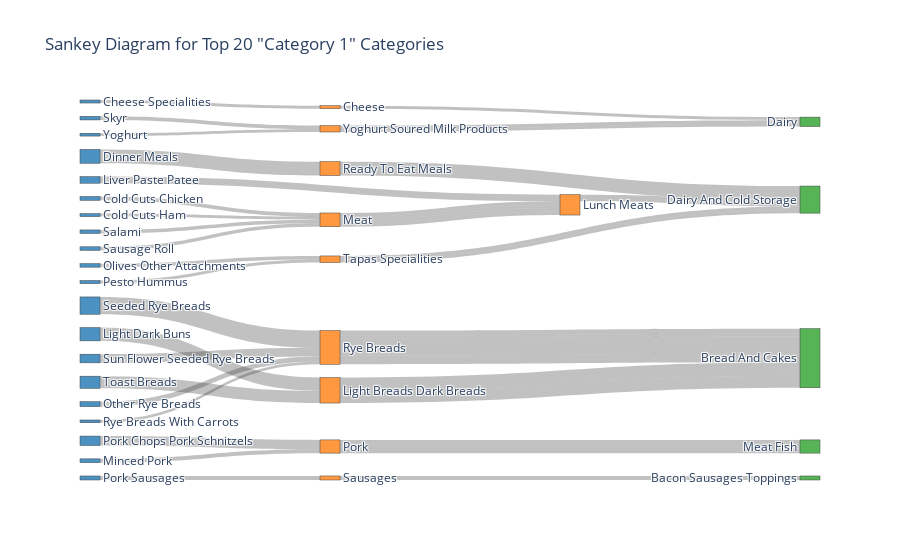

The notebook cell saved with this chart:
### Code cell
# Count the occurrences of each category in 'Category 1'
category_counts = salling_data['Category 1'].value_counts()

# Get the top 20 categories
top_20_cat1 = category_counts.head(20).index

# Filter the original data to include only the top 20 categories in 'Category 1'
top_20_data = salling_data[salling_data['Category 1'].isin(top_20_cat1)]

# Now group by all three categories to get the flow from Category 1 to Category 2 to Category 3
grouped_data = top_20_data.groupby(['Category 1', 'Category 2', 'Category 3']).size().reset_index(name='Count')

# Create the source, target, and value lists for the Sankey diagram
sources = []
targets = []
values = []

# Map each category to a unique index
label_to_id = {label: idx for idx, label in enumerate(pd.concat([grouped_data['Category 1'], grouped_data['Category 2'], grouped_data['Category 3']]).unique())}

for i, row in grouped_data.iterrows():
    sources.append(label_to_id[row['Category 1']])
    targets.append(label_to_id[row['Category 2']])
    values.append(row['Count'])

    # Include the second link if Category 3 is present
    if pd.notnull(row['Category 3']):
        sources.append(label_to_id[row['Category 2']])
        targets.append(label_to_id[row['Category 3']])
        values.append(row['Count'])

# Define colors for each category level
colors = ['rgba(31, 119, 180, 0.8)', 'rgba(255, 127, 14, 0.8)', 'rgba(44, 160, 44, 0.8)']

# Create a color list for the nodes
node_colors = [colors[0] if label in top_20_cat1 else colors[1] if label in grouped_data['Category 2'].unique() else colors[2] for label in label_to_id]

# Create the Sankey diagram
fig = go.Figure(data=[go.Sankey(
    node=dict(
        pad=15,
        thickness=20,
        label=[label for label in label_to_id],
        color=node_colors  # Set different colors for each category level
    ),
    link=dict(
        source=sources,
        target=targets,
        value=values,
        color='rgba(50, 50, 50, 0.3)'  # Links in gray for contrast
    )
)])

# Update layout
fig.update_layout(title_text='Sankey Diagram for Top 20 "Category 1" Categories', font_size=12)

# Display the Sankey diagram
fig.show()

### Figure 1 — Plotly figure (JSON) as saved in the notebook; plotly's stock layout.template omitted (floating-point values rounded to 4 significant figures)
{"data": [{"link": {"color": "rgba(50, 50, 50, 0.3)", "source": [0, 20, 1, 21, 2, 21, 3, 22, 4, 23, 5, 24, 6, 25, 7, 26, 8, 27, 9, 26, 10, 25, 11, 28, 12, 27, 13, 21, 14, 21, 15, 27, 16, 29, 17, 27, 18, 23, 19, 29], "target": [20, 30, 21, 24, 21, 24, 22, 31, 23, 32, 24, 31, 25, 33, 26, 31, 27, 32, 26, 31, 25, 33, 28, 34, 27, 32, 21, 24, 21, 24, 27, 32, 29, 30, 27, 32, 23, 32, 29, 30], "value": [182, 182, 223, 223, 181, 181, 833, 833, 798, 798, 398, 398, 228, 228, 213, 213, 299, 299, 185, 185, 567, 567, 242, 242, 166, 166, 211, 211, 212, 212, 1040, 1040, 215, 215, 520, 520, 731, 731, 168, 168]}, "node": {"color": ["rgba(31, 119, 180, 0.8)", "rgba(31, 119, 180, 0.8)", "rgba(31, 119, 180, 0.8)", "rgba(31, 119, 180, 0.8)", "rgba(31, 119, 180, 0.8)", "rgba(31, 119, 180, 0.8)", "rgba(31, 119, 180, 0.8)", "rgba(31, 119, 180, 0.8)", "rgba(31, 119, 180, 0.8)", "rgba(31, 119, 180, 0.8)", "rgba(31, 119, 180, 0.8)", "rgba(31, 119, 180, 0.8)", "rgba(31, 119, 180, 0.8)", "rgba(31, 119, 180, 0.8)", "rgba(31, 119, 180, 0.8)", "rgba(31, 119, 180, 0.8)", "rgba(31, 119, 180, 0.8)", "rgba(31, 119, 180, 0.8)", "rgba(31, 119, 180, 0.8)", "rgba(31, 119, 180, 0.8)", "rgba(255, 127, 14, 0.8)", "rgba(255, 127, 14, 0.8)", "rgba(255, 127, 14, 0.8)", "rgba(255, 127, 14, 0.8)", "rgba(255, 127, 14, 0.8)", "rgba(255, 127, 14, 0.8)", "rgba(255, 127, 14, 0.8)", "rgba(255, 127, 14, 0.8)", "rgba(255, 127, 14, 0.8)", "rgba(255, 127, 14, 0.8)", "rgba(44, 160, 44, 0.8)", "rgba(44, 160, 44, 0.8)", "rgba(44, 160, 44, 0.8)", "rgba(44, 160, 44, 0.8)", "rgba(44, 160, 44, 0.8)"], "label": ["Cheese Specialities", "Cold Cuts Chicken", "Cold Cuts Ham", "Dinner Meals", "Light Dark Buns", "Liver Paste Patee", "Minced Pork", "Olives Other Attachments", "Other Rye Breads", "Pesto Hummus", "Pork Chops Pork Schnitzels", "Pork Sausages", "Rye Breads With Carrots", "Salami", "Sausage Roll", "Seeded Rye Breads", "Skyr", "Sun Flower Seeded Rye Breads", "Toast Breads", "Yoghurt", "Cheese", "Meat", "Ready To Eat Meals", "Light Breads Dark Breads", "Lunch Meats", "Pork", "Tapas Specialities", "Rye Breads", "Sausages", "Yoghurt Soured Milk Products", "Dairy", "Dairy And Cold Storage", "Bread And Cakes", "Meat Fish", "Bacon Sausages Toppings"], "pad": 15, "thickness": 20}, "type": "sankey"}], "layout": {"font": {"size": 12}, "title": {"text": "Sankey Diagram for Top 20 \"Category 1\" Categories"}}}
